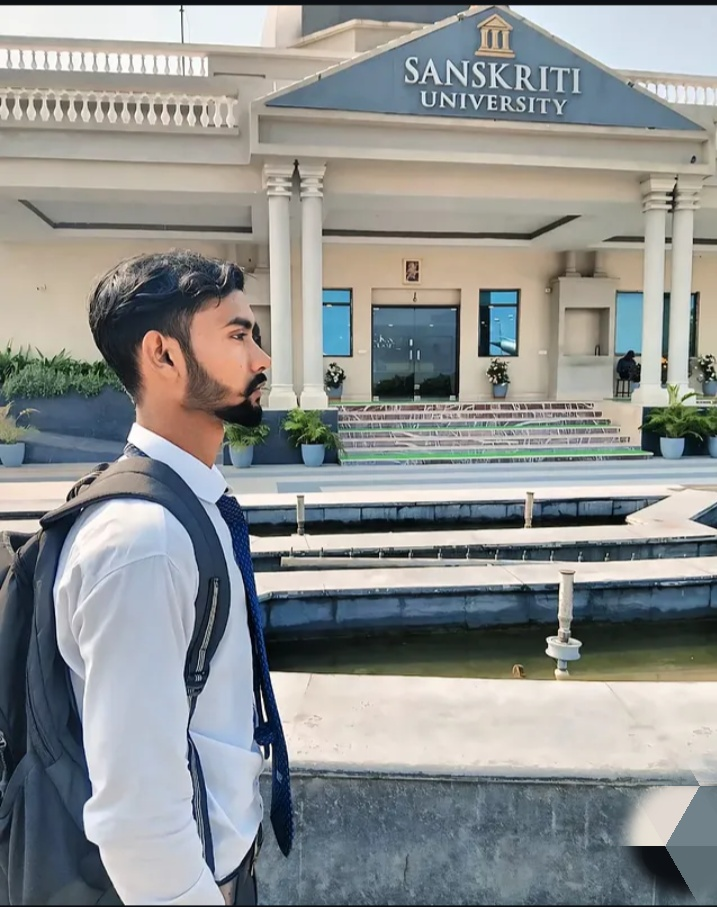
#> input picture 14_Frequency_LPF/input.jpg, 717 x 907 px, found by its file name
$ python program.py
#> lines starting #> are read from the running program, lines starting #| are printed output that depends on the picture
import cv2
import numpy as np

# Read grayscale input image
image = cv2.imread("Input.jpg", cv2.IMREAD_GRAYSCALE)
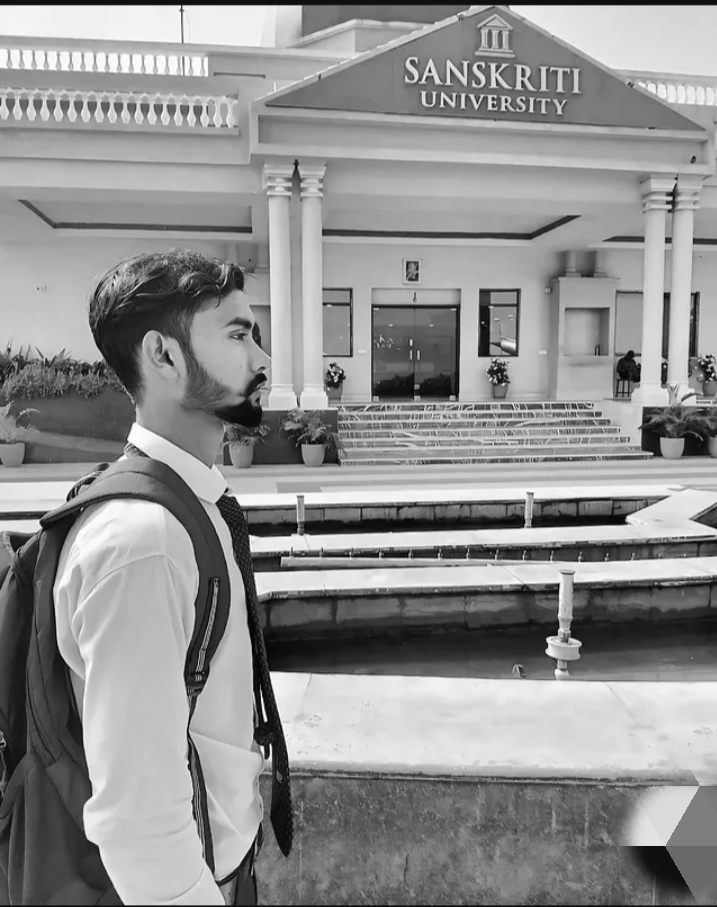
#> image: shape (907, 717); min 0, max 255, mean 144

if image is None:
    print("Error: Input.jpg not found.")
    exit()

# Convert image to floating-point type for DFT
image_float = np.float32(image)

# Compute 2D DFT using OpenCV
dft = cv2.dft(image_float, flags=cv2.DFT_COMPLEX_OUTPUT)

# Shift low-frequency components to the center
dft_shift = np.fft.fftshift(dft, axes=(0, 1))

rows, cols = image.shape
#> rows = 907; cols = 717
crow, ccol = rows // 2, cols // 2
#> crow = 453; ccol = 358

# Create a low-pass frequency mask.
# A circular radius of 30 preserves central low frequencies.
mask = np.zeros((rows, cols, 2), np.float32)
cv2.circle(mask, (ccol, crow), 30, (1, 1), -1)

# Apply the low-pass mask
filtered_dft = dft_shift * mask

# Shift frequency representation back
filtered_dft = np.fft.ifftshift(filtered_dft, axes=(0, 1))

# Perform inverse DFT to reconstruct the filtered image
inverse_dft = cv2.idft(filtered_dft)

# Calculate magnitude of the reconstructed image
magnitude = cv2.magnitude(inverse_dft[:, :, 0], inverse_dft[:, :, 1])
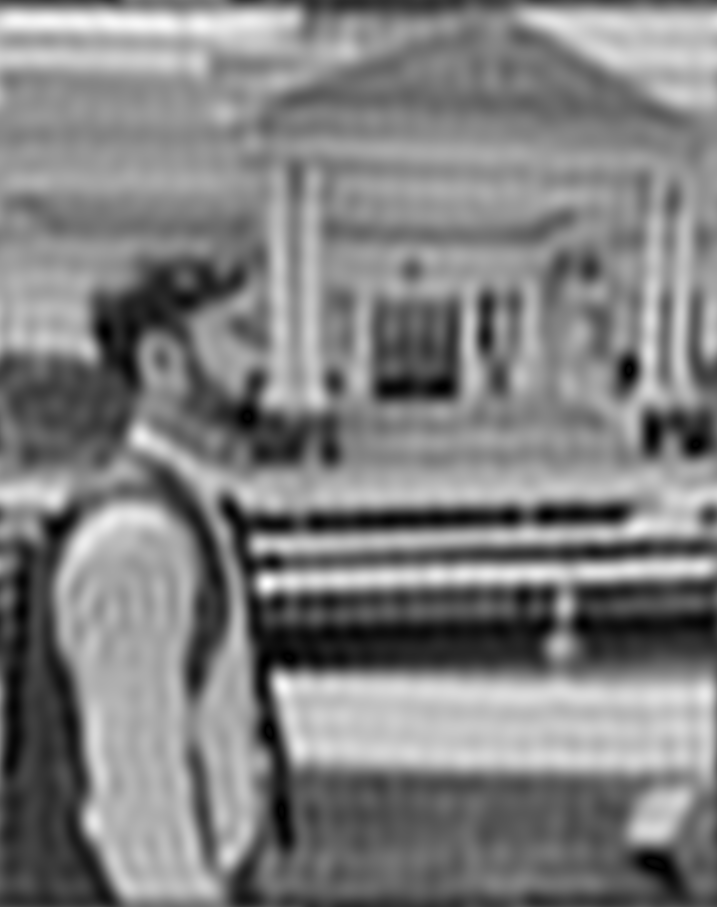
#> magnitude: shape (907, 717) float32; min 1596, max 186458464, mean 93671280; drawn with min black and max white

# Normalize the result for image saving
output = cv2.normalize(
    magnitude,
    None,
    0,
    255,
    cv2.NORM_MINMAX
)

output = np.uint8(output)

# Save reconstructed LPF output
cv2.imwrite("output.png", output)

print("Frequency-Domain Low-Pass Filtering completed successfully.")
print("Reconstructed LPF output saved as output.png")
